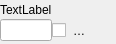
<?xml version="1.0" encoding="UTF-8"?>
<ui version="4.0">
 <class>ElementInfoPartWidget</class>
 <widget class="QWidget" name="ElementInfoPartWidget">
  <property name="geometry">
   <rect>
    <x>0</x>
    <y>0</y>
    <width>65</width>
    <height>44</height>
   </rect>
  </property>
  <property name="minimumSize">
   <size>
    <width>0</width>
    <height>0</height>
   </size>
  </property>
  <property name="windowTitle">
   <string>Form</string>
  </property>
  <layout class="QGridLayout" name="gridLayout_2">
   <property name="sizeConstraint">
    <enum>QLayout::SetMinimumSize</enum>
   </property>
   <property name="leftMargin">
    <number>0</number>
   </property>
   <property name="topMargin">
    <number>2</number>
   </property>
   <property name="rightMargin">
    <number>0</number>
   </property>
   <property name="bottomMargin">
    <number>2</number>
   </property>
   <property name="horizontalSpacing">
    <number>0</number>
   </property>
   <property name="verticalSpacing">
    <number>2</number>
   </property>
   <item row="2" column="0">
    <widget class="QLineEdit" name="line_edit">
     <property name="clearButtonEnabled">
      <bool>true</bool>
     </property>
    </widget>
   </item>
   <item row="1" column="0">
    <widget class="QLabel" name="label_">
     <property name="text">
      <string>TextLabel</string>
     </property>
    </widget>
   </item>
   <item row="2" column="1">
    <widget class="QCheckBox" name="m_erase_text">
     <property name="toolTip">
      <string>Delete this text</string>
     </property>
     <property name="text">
      <string/>
     </property>
    </widget>
   </item>
   <item row="2" column="3">
    <widget class="QToolButton" name="m_multiline_btn">
     <property name="toolTip">
      <string>Edit on several lines</string>
     </property>
     <property name="autoRaise">
      <bool>true</bool>
     </property>
    </widget>
   </item>
   <item row="2" column="2">
    <widget class="QToolButton" name="m_material_btn">
     <property name="toolTip">
      <string extracomment="tooltip of the button opening the material file; it fills the fields of this block from a catalogue entry">Choose an item from the materials list</string>
     </property>
     <property name="text">
      <string notr="true">…</string>
     </property>
     <property name="visible">
      <bool>false</bool>
     </property>
     <property name="autoRaise">
      <bool>true</bool>
     </property>
     <property name="toolButtonStyle">
      <enum>Qt::ToolButtonTextOnly</enum>
     </property>
    </widget>
   </item>
  </layout>
 </widget>
 <resources/>
 <connections/>
</ui>
